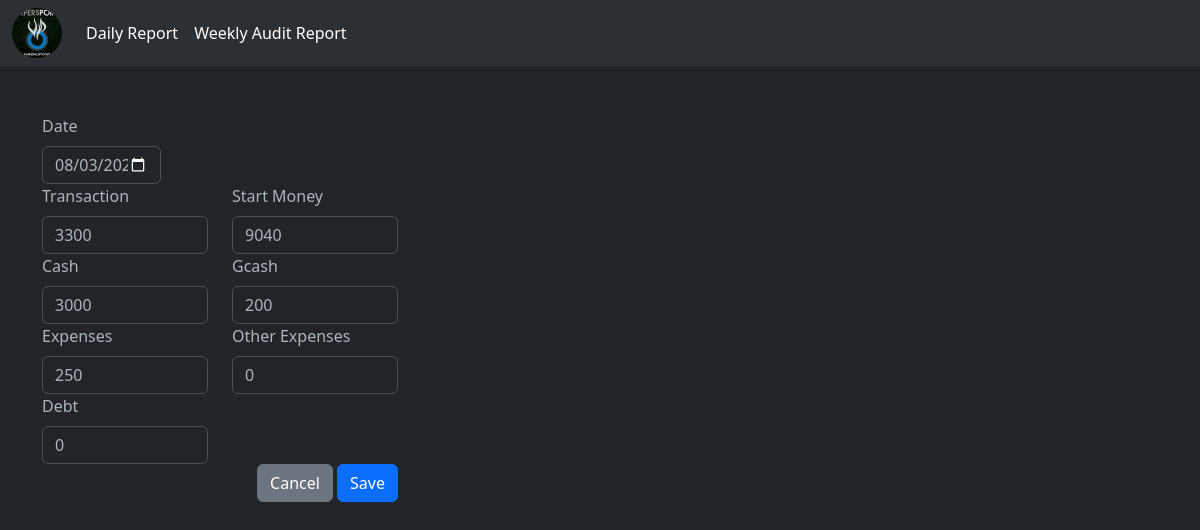
Page /edit-report.php?id=70 on the committed database.
### tables this page shows
CREATE TABLE `daily_report` (
  `id` int(11) NOT NULL AUTO_INCREMENT,
  `date` date DEFAULT NULL,
  `daily_transaction` int(11) DEFAULT NULL,
  `start_money` int(11) DEFAULT NULL,
  `cash` int(11) DEFAULT NULL,
  `gcash` int(11) DEFAULT NULL,
  `expenses` int(11) DEFAULT NULL,
  `other_expenses` int(11) DEFAULT NULL,
  `debt` int(11) DEFAULT NULL,
  `actual_cash` int(11) DEFAULT NULL,
  `supposed_cash` int(11) DEFAULT NULL,
  `outcome` int(11) DEFAULT NULL,
  `createdAt` datetime DEFAULT NULL,
  `updatedAt` datetime DEFAULT NULL,
  `status` varchar(100) DEFAULT NULL,
  PRIMARY KEY (`id`)
);

### functions/Mysqlr.php (called while the page is built, shortened)
<?php
    class Mysql {
        public $conn;
        public function __construct ($servername, $username, $password, $database) {
            $servername = "localhost";
            $username = "root";
            $password = "root";
            $database = "audit";
            $this->conn = new mysqli ($servername, $username, $password, $database);
        }
        function getSingleReport ($id) {
            $getSingleReportQuery = "select * from daily_report where id = ".$id."; ";
            $result = $this->conn->query($getSingleReportQuery);
            $getSingleReport = [];
            while ($row = $result->fetch_assoc()) {
                $getSingleReport = $row;
            }
            return $getSingleReport;
        }
    }

### edit-report.php (the view, shortened to what this page needs)
<?php
    include_once './layout/header.php';
    $servername = "localhost";
    $username = "root";
    $password = "root";
    $database = "audit";
    $mysqlInstance = new Mysql ($servername, $username, $password, $database);
    $dailyReportList = $mysqlInstance-> getSingleReport ($_GET['id']);
?>
<section class="py-5">
    <div class="container">
        <div class="row">
            <div class="col-4 justify-content-center">
                <form action="/functions/request.php" method="POST">
                    <div class="col-4 mb-6">
                        <label for="date" class="form-label">Date</label>
                        <input type="date" id="date" name="date" class="form-control" value="<?= $dailyReportList ['date'] ?>">
                    </div>
                    <div class="row">
                        <div class="col">
                            <label for="transaction" class="form-label">Transaction</label>
                            <input type="number" id="transaction" name="transaction" class="form-control" value="<?= $dailyReportList ['daily_transaction'] ?>">
                        </div>
                        <div class="col">
                            <label for="startMoney" class="form-label">Start Money</label>
                            <input type="number" id="startMoney" name="startMoney" class="form-control" value="<?= $dailyReportList ['start_money'] ?>">
                        </div>
                    </div>
                    <div class="row">
                        <div class="col">
                            <label for="cash" class="form-label">Cash</label>
                            <input type="number" id="cash" name="cash" class="form-control" value="<?= $dailyReportList ['cash'] ?>">
                        </div>
                        <div class="col">
                            <label for="gcash" class="form-label">Gcash</label>
                            <input type="number" id="gcash" name="gcash" class="form-control" value="<?= $dailyReportList ['gcash'] ?>">
                        </div>
                    </div>
                    <div class="row">
                        <div class="col">
                            <label for="expenses" class="form-label">Expenses</label>
                            <input type="number" id="expenses" name="expenses" class="form-control" value="<?= $dailyReportList ['expenses'] ?>">
                        </div>
                        <div class="col">
                            <label for="otherExpenses" class="form-label">Other Expenses</label>
                            <input type="number" id="otherExpenses" name="otherExpenses" class="form-control"value="<?= $dailyReportList ['other_expenses'] ?>">
                        </div>
                    </div>
                    <div class="row">
                        <div class="col-6">
                            <label for="debt" class="form-label">Debt</label>
                            <input type="number" id="debt" name="debt" class="form-control" value="<?= $dailyReportList ['debt'] ?>">
                        </div>
                    </div>
                    <div class="text-end">
                        <button type="button" class="btn btn-secondary" data-bs-dismiss="modal">Cancel</button>
                        <button type="submit" class="btn btn-primary">Save</button>
                    </div>
                </form>
            </div>
        </div>
    </div>
</section>
<?php
    include_once './layout/footer.php';
?>

### rows in the picture
daily_report: date "08/03/2023", transaction "3300", startMoney "9040", cash "3000", gcash "200", expenses "250", debt "0"
